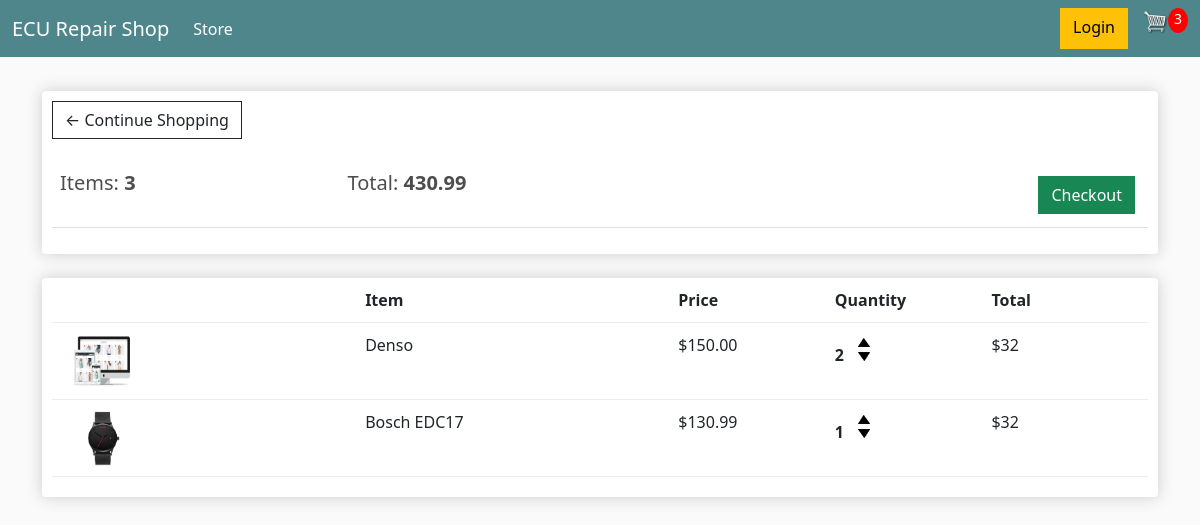
/cart/ (signed in), run on an earlier commit of the app's database.
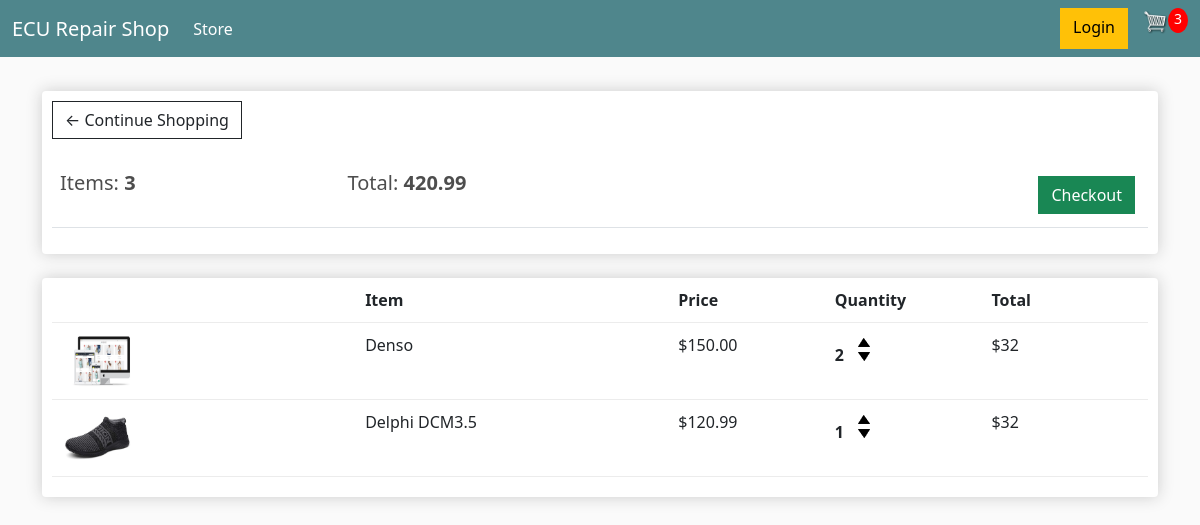
And on a later commit of the database.
### store/models.py (models this page shows, shortened)
class Order(models.Model):
    customer = models.ForeignKey(Customer, on_delete=models.SET_NULL, null=True, blank=True)
    date_ordered = models.DateTimeField(auto_now_add=True)
    complete = models.BooleanField(default=False, null=True, blank=False)
    transaction_id = models.CharField(max_length=254, null=True)
    @property
    def get_cart_total(self):
        orderitems = self.orderitem_set.all()
        total = sum([item.get_total for item in orderitems])
        return total
    @property
    def get_cart_items(self):
        orderitems = self.orderitem_set.all()
        total = sum([item.quantity for item in orderitems])
        return total

class OrderItem(models.Model):
    product = models.ForeignKey(Product, on_delete=models.SET_NULL, null=True, blank=True)
    order = models.ForeignKey(Order, on_delete=models.SET_NULL, null=True)
    quantity = models.IntegerField(default=0, null=True, blank=True)
    date_added = models.DateTimeField(auto_now_add=True)
    @property
    def get_total(self):
        total = self.product.price * self.quantity
        return total

class Product(models.Model):
    name = models.CharField(max_length=254)
    price = models.FloatField()
    digital = models.BooleanField(default=False, null=True, blank=True)
    image = models.ImageField(null=True, blank=True)
    @property
    def imageURL(self):
        try:
            url = self.image.url
        except:
            url = ''
        return url

### store/views.py (the view)
# urls.py: path('cart/', views.cart, name="cart"),
def cart(request):
    if request.user.is_authenticated:
        customer = request.user.customer
        order, created = Order.objects.get_or_create(customer=customer, complete=False)
        items = order.orderitem_set.all()
        cartItems = order.get_cart_items
    else:
        items = []
        order = {'get_cart_total': 0,
                 'get_cart_items': 0,
                 'shipping': False}
        cartItems = order['get_cart_items']
    context = {'items': items, 'order': order, 'cartItems': cartItems}
    return render(request, 'store/cart.html', context)

### store/templates/store/cart.html
{% extends 'store/main.html' %}
{% load static %}
{% block content %}
    <div class="row">
        <div class="col-lg-12">
            <div class="box-element">
                <a class="btn btn-outline-dark" href="{% url 'store' %}">&#x2190; Continue Shopping</a>
                <br>
                <br>
                <table class="table">
                    <tr>
                        <th>
                            <h5>Items: <strong>{{ order.get_cart_items }}</strong></h5>
                        </th>
                        <th>
                            <h5>Total: <strong>{{ order.get_cart_total|floatformat:2 }}</strong></h5>
                        </th>
                        <th>
                            <a style="float:right; margin:5px;" class="btn btn-success"
                                href="{% url 'checkout' %}">Checkout</a>
                        </th>
                    </tr>
                </table>
            </div>
            <br>
            <div class="box-element">
                <div class="cart-row">
                    <div style="flex:2"></div>
                    <div style="flex:2"><strong>Item</strong></div>
                    <div style="flex:1"><strong>Price</strong></div>
                    <div style="flex:1"><strong>Quantity</strong></div>
                    <div style="flex:1"><strong>Total</strong></div>
                </div>
                {% for item in items %}
                    <div class="cart-row">
                        <div style="flex:2"><img class="row-image" src="{{item.product.imageURL}}"></div>
                        <div style="flex:2">
                            <p>{{ item.product.name }}</p>
                        </div>
                        <div style="flex:1">
                            <p>${{ item.product.price|floatformat:2 }}</p>
                        </div>
                        <div style="flex:1">
                            <p class="quantity">{{ item.quantity }}</p>
                            <div class="quantity">
                                <img data-product="{{ item.product.id }}" data-action="add" class="chg-quantity update-cart" src="{% static  'images/arrow-up.png' %}">
                                <img data-product="{{ item.product.id }}" data-action="remove" class="chg-quantity update-cart" src="{% static  'images/arrow-down.png' %}">
                            </div>
                        </div>
                        <div style="flex:1">
                            <p>$32</p>
                        </div>
                    </div>
                {% endfor %}
            </div>
        </div>
    </div>
{% endblock %}

### store/templates/store/main.html (shortened to what this page needs)
{% load static %}
<!DOCTYPE html>
<html lang="en">
<head>
    {% block corecss %}
        <link href="https://cdn.jsdelivr.net/npm/bootstrap@5.0.2/dist/css/bootstrap.min.css" rel="stylesheet"
>
        <link rel="stylesheet" type="text/css" href="{% static 'css/main.css' %}">
    {% endblock %}
</head>
<body>
    <nav class="navbar navbar-expand-lg navbar-dark bg-dark">
        <div class="container-fluid">
            <a class="navbar-brand" href="{% url 'store' %}">ECU Repair Shop</a>
            <div class="collapse navbar-collapse" id="navbarSupportedContent">
                <ul class="navbar-nav me-auto mb-2 mb-lg-0">
                    <li class="nav-item">
                        <a class="nav-link active" aria-current="page" href="{% url 'store' %}">Store</a>
                    </li>
                </ul>
                <div class="d-flex">
                    <a href="#" class="btn btn-warning">Login</a>
                    <a href="{% url 'cart' %}">
                        <img id="cart-icon" src="{% static 'images/cart.png' %}">
                    </a>
                    <p id="cart-total">{{ cartItems }}</p>
                </div>
            </div>
        </div>
    </nav>
    <div class="container">
        <br>
        {% block content %}
        {% endblock content %}
    </div>
</body>
</html>

### static/css/main.css (style rules this page uses)
body { background-color: hsl(0, 0%, 98%); }
h1,h2,h3,h4,h5,h6 { color:hsl(0, 0%, 30%); }
.box-element { box-shadow:hsl(0, 0%, 80%) 0 0 16px; background-color: #fff; border-radius: 4px; padding: 10px; }
.bg-dark { background-color: #4f868c!important; }
#cart-icon { width:25px; display: inline-block; margin-left: 15px; }
#cart-total { display: block; text-align: center; color:#fff; background-color: red; width: 20px; height: 25px; border-radius: 50%; font-size: 14px; }
.col-lg-4, .col-lg-6, .col-lg-8, .col-lg-12 { margin-top: 10px; }
.btn { border-radius: 0; }
.row-image { width: 100px; }
.cart-row { display: flex; align-items: flex-stretch; padding-bottom: 10px; margin-bottom: 10px; border-bottom: 1px solid #ececec; }
.quantity { display: inline-block; font-weight: 700; padding-right:10px; }
.chg-quantity { width: 12px; cursor: pointer; display: block; margin-top: 5px; transition:.1s; }

What changed in the data, as far as the page shows it:
removed OrderItem: product.imageURL (picture), product.name "Bosch EDC17", product.price "130.99", quantity "1"
computed for Order: get_cart_total "430.99" → "420.99"
added OrderItem: product.imageURL (picture), product.name "Delphi DCM3.5", product.price "120.99", quantity "1"
